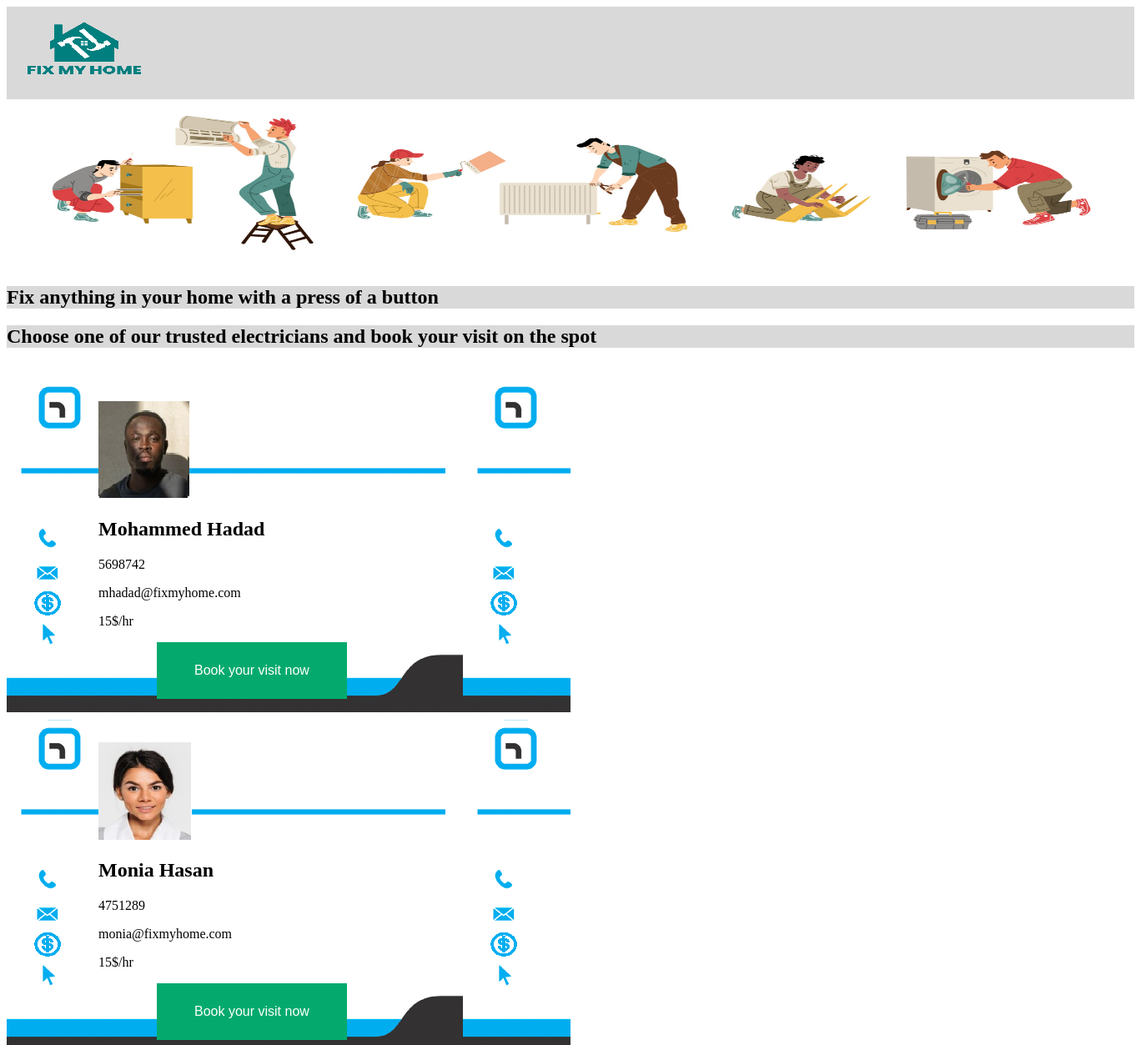
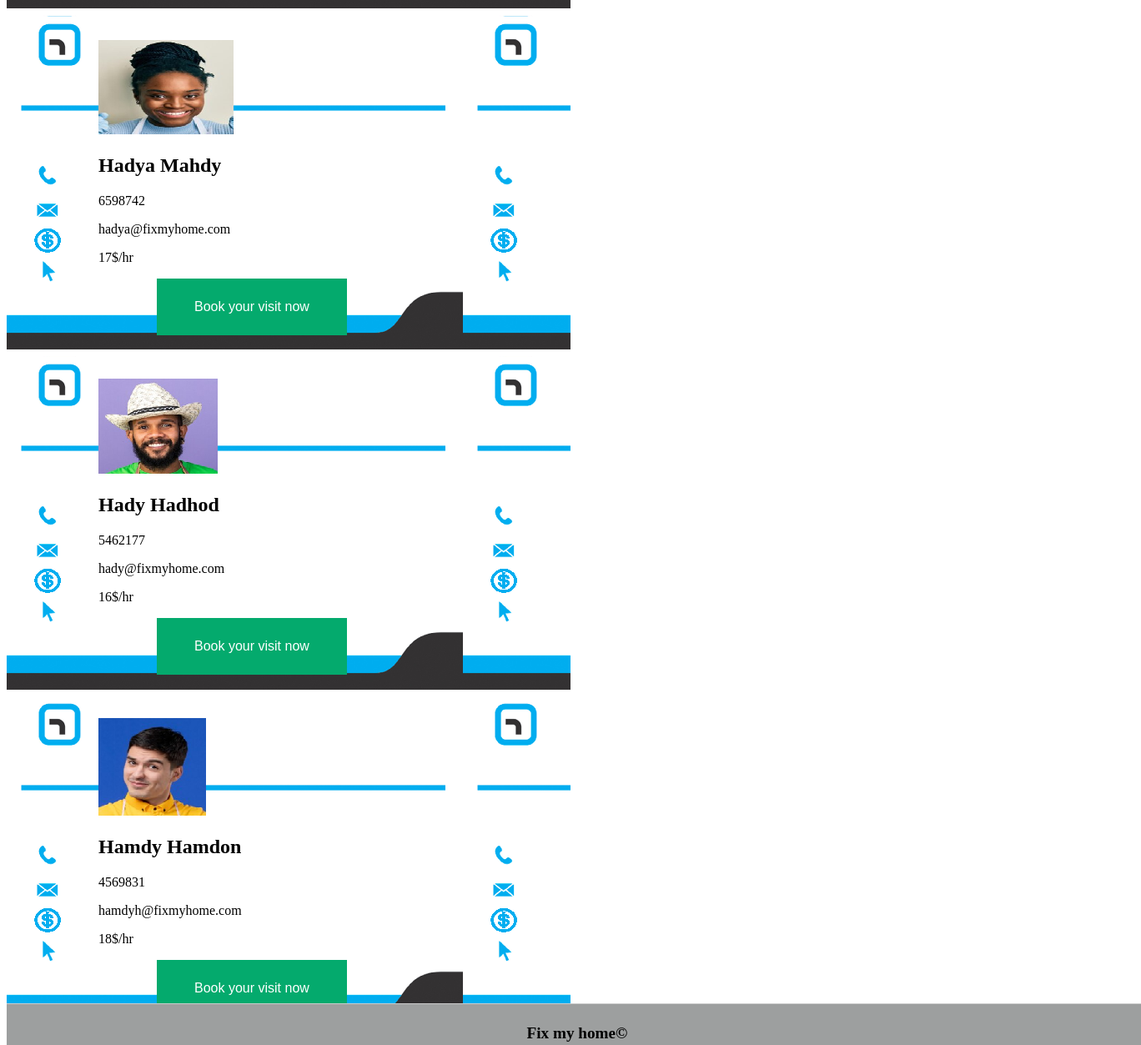
Screenshot of /templates/housekeeping.php with the database file from the repository (2 pictures, top to bottom).
### tables this page shows
CREATE TABLE `housekeeping` (
  `Id` int(11) NOT NULL,
  `image` varchar(250) NOT NULL,
  `name` varchar(100) NOT NULL,
  `tel` int(11) NOT NULL,
  `email` varchar(250) NOT NULL,
  `rate` varchar(250) NOT NULL,
  `bookBtn` varchar(250) NOT NULL
);

### templates/housekeeping.php (the view, shortened to what this page needs)
<?php
require_once '../config/db.php';
$query = "SELECT * FROM housekeeping";
$result = mysqli_query($con, $query);
?>
<!DOCTYPE html>
<html lang="en">
<head>
    <link rel="stylesheet" type="text/css" href="static/styles/3-header.css">
    <link rel="stylesheet" type="text/css" href="static/styles/3-footer.css">
</head>
<body>
<header style="background-color:rgb(217, 217, 217);">
      <a href="../index.php"><img src="../static/images/fixMyHome1.png" /> </a>
    </header>
        <img src="../static/images/vecteezyKlyaksun.jpg" class = "center" style="width:1350px; height:200px;
                                        image-rendering: -moz-crisp-edges;
                                        -ms-interpolation-mode: bicubic;"></img>
<h2 style="background-color:#d9d9d9;">Fix anything in your home with a press of a button</h2>
<h2 style="background-color:#d9d9d9;"> Choose one of our trusted electricians and book your visit on the spot</h2>
<br>
<?php
  while($row = mysqli_fetch_assoc($result))
  {
    ?>
    <div class="row">
      <div class="column" style="background-color:#aaa;">
<p style="margin-left: 100px;"><?php echo $row['image']; ?></p>
        <h2 style="margin-left: 100px;"><?php echo $row['name']; ?></h2>
        <p style="margin-left: 100px;"><?php echo $row['tel']; ?></p>
        <p style="margin-left: 100px;"><?php echo $row['email']; ?></p>
        <p style="margin-left: 100px;"><?php echo $row['rate']; ?></p>
        <p style="margin-left: 120px;"><?php echo $row['bookBtn']; ?></p>
      </div>
    </div>
    <?php
  }
?>
</body>
<footer>
  <p>Fix my home&#169</p>
</footer>
</html>

### static/styles/3-footer.css (style rules this page uses)
footer { position: fixed; background: rgb(217, 217, 217); height: 50px; width: 100%; bottom: 0; border-top: 1px solid #CCCCCC; }
footer p { position: absolute; text-align: center; font-size: 120%; font-weight: bolder; top: 10%; bottom: 0; right: 0; left: 0; }

### templates/housekeeping.php (style rules this page uses)
* { box-sizing: border-box; }
.column { float: left; width: 50%; padding: 10px; }
.row:after { content: ""; display: table; clear: both; }
footer { position: fixed; background: hsl(180, 1%, 62%); height: 50px; width: 100%; bottom: 0; border-top: 1px solid #CCCCCC; }
footer p { position: absolute; text-align: center; font-size: 120%; font-weight: bolder; top: 10%; bottom: 30%; right: 0; left: 0; }
div:nth-child(1) { background-image: url('../static/images/emptyCardsmall - Copy - Copy.png'); }
.button { background-color: #04AA6D; border: none; color: white; padding: 25px 45px; text-align: center; text-decoration: none; display: inline-block; font-size: 16px; cursor:pointer; }

### rows the page displays
housekeeping: image (picture), name "Mohammed Hadad", tel "5698742", email "mhadad@fixmyhome.com", rate "15$/hr", bookBtn "Book your visit now"
housekeeping: image (picture), name "Monia Hasan", tel "4751289", email "monia@fixmyhome.com", rate "15$/hr", bookBtn "Book your visit now"
housekeeping: image (picture), name "Hadya Mahdy", tel "6598742", email "hadya@fixmyhome.com", rate "17$/hr", bookBtn "Book your visit now"
housekeeping: image (picture), name "Hady Hadhod", tel "5462177", email "hady@fixmyhome.com", rate "16$/hr", bookBtn "Book your visit now"
housekeeping: image (picture), name "Hamdy Hamdon", tel "4569831", email "hamdyh@fixmyhome.com", rate "18$/hr", bookBtn "Book your visit now"
